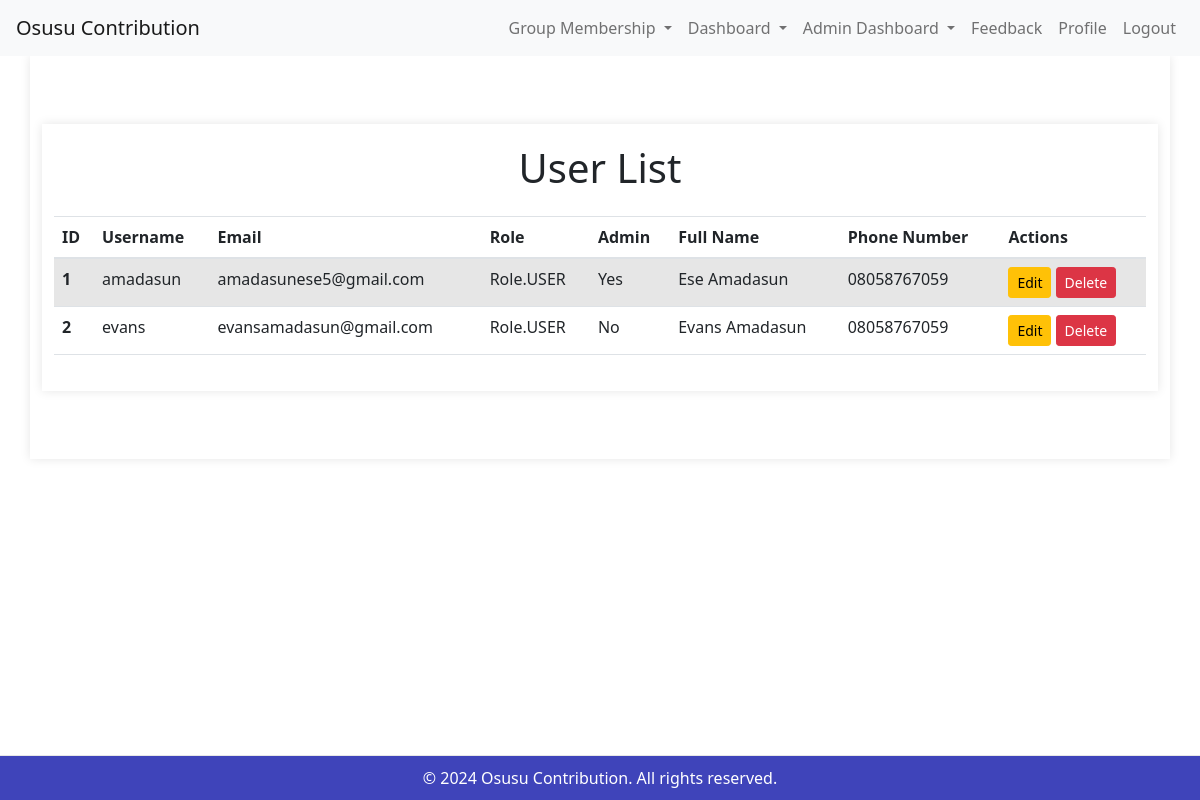
Screenshot of /users (signed in) with the database file from the repository.
### app/models.py (models this page shows, shortened)
class User(db.Model, UserMixin):
    id = db.Column(db.Integer, primary_key=True)
    username = db.Column(db.String(50), unique=True, nullable=False)
    email = db.Column(db.String(100), unique=True, nullable=False)
    hashed_password = db.Column(db.String(100), nullable=False)
    role = db.Column(db.Enum(Role), default=Role.USER)
    is_admin = db.Column(db.Boolean, default=False)
    fullname = db.Column(db.String(50), nullable=False)
    phonenumber = db.Column(db.String(20), nullable=True)
    groups = db.relationship('Group', secondary=group_members, back_populates='members')
    created_groups = db.relationship('Group', backref='creator', lazy=True, foreign_keys='Group.created_by')
    schedules = db.relationship('Schedule', backref='user', lazy=True)
    feedbacks = db.relationship('Feedback', backref='user', lazy=True)
    contributions = db.relationship('Contribution', back_populates='user')
    transactions = db.relationship('Transaction', backref='member', lazy=True)

### app/routes.py (the view)
@main.route('/users')
@login_required
def list_users():
    users = User.query.all()
    form = EditUserForm()
    return render_template('list_users.html',
                           users=users,
                           form=form)

### app/__init__.py (called while the page is built)
def create_app():
    app = Flask(__name__)
    app.config.from_object(Config)
    db.init_app(app)
    mail.init_app(app)
    csrf.init_app(app)
    migrate.init_app(app, db)
    login_manager = LoginManager()
    login_manager.login_view = 'main.login'
    login_manager.init_app(app)
    from .models import User, Role
    from app.routes import main
    app.register_blueprint(main)
    @login_manager.user_loader
    def load_user(user_id):
        return User.query.get(int(user_id))
    from .models import Group, Schedule, Feedback
    with app.app_context():
        db.create_all()
    return app

### app/templates/list_users.html (shortened to what this page needs)
{% extends 'base.html' %}
{% block content %}
<div class="container my-5">
    <h1 class="text-center mb-4">User List</h1>
    <div class="table-responsive">
        <table class="table table-striped">
            <thead>
                <tr>
                    <th scope="col">ID</th>
                    <th scope="col">Username</th>
                    <th scope="col">Email</th>
                    <th scope="col">Role</th>
                    <th scope="col">Admin</th>
                    <th scope="col">Full Name</th>
                    <th scope="col">Phone Number</th>
                    <th scope="col">Actions</th>
                </tr>
            </thead>
            <tbody>
                {% for user in users %}
                <tr>
                    <th scope="row">{{ user.id }}</th>
                    <td>{{ user.username }}</td>
                    <td>{{ user.email }}</td>
                    <td>{{ user.role }}</td>
                    <td>{{ 'Yes' if user.is_admin else 'No' }}</td>
                    <td>{{ user.fullname }}</td>
                    <td>{{ user.phonenumber or 'N/A' }}</td>
                    <td>
                        <a href="{{ url_for('main.edit_user', user_id=user.id) }}" class="btn btn-sm btn-warning">Edit</a>
                        <form method="POST" action="{{ url_for('main.delete_user', user_id=user.id) }}" style="display:inline;">
                            <button type="submit" class="btn btn-sm btn-danger" onclick="return confirm('Are you sure you want to delete this user?');">Delete</button>
                        </form>
                    </td>
                </tr>
                {% endfor %}
            </tbody>
        </table>
    </div>
</div>
{% endblock %}

### app/templates/base.html (shortened to what this page needs)
<!DOCTYPE html>
<html lang="en">
<head>
    <link rel="stylesheet" href="{{ url_for('static', filename='css/style.css') }}">
    <link rel="stylesheet" href="https://stackpath.bootstrapcdn.com/bootstrap/4.5.2/css/bootstrap.min.css">
    <link href="https://cdn.jsdelivr.net/npm/bootstrap@5.1.3/dist/css/bootstrap.min.css" rel="stylesheet">
</head>
<body>
    {% include 'navigation.html' %}
    <div class="container">
        {% block content %}
        {% endblock %}
    </div>
    <footer>
        <p>© 2024 Osusu Contribution. All rights reserved.</p>
    </footer>
</body>
</html>

### app/templates/navigation.html (shortened to what this page needs)
<nav class="navbar navbar-expand-lg navbar-light bg-light">
    <a class="navbar-brand" href="{{ url_for('main.index') }}">Osusu Contribution</a>
    <div class="collapse navbar-collapse" id="navbarNav">
        <ul class="navbar-nav ml-auto">
            {% if current_user.is_authenticated %}
                <li class="nav-item dropdown">
                    <a class="nav-link dropdown-toggle" href="#" id="groupMembershipDropdown" role="button" data-toggle="dropdown" aria-haspopup="true" aria-expanded="false">
                        Group Membership
                    </a>
                </li>
                <li class="nav-item dropdown">
                    <a class="nav-link dropdown-toggle" href="#" id="dashboardDropdown" role="button" data-toggle="dropdown" aria-haspopup="true" aria-expanded="false">
                        Dashboard
                    </a>
                </li>
                {% if current_user.is_admin %}
                    <li class="nav-item dropdown">
                        <a class="nav-link dropdown-toggle" href="#" id="adminDashboardDropdown" role="button" data-toggle="dropdown" aria-haspopup="true" aria-expanded="false">
                            Admin Dashboard
                        </a>
                    </li>
                {% endif %}
                <li class="nav-item">
                    <a class="nav-link" href="{{ url_for('main.submit_feedback') }}">Feedback</a>
                </li>
                <li class="nav-item">
                    <a class="nav-link" href="{{ url_for('main.profile') }}">Profile</a>
                </li>
                <li class="nav-item">
                    <a class="nav-link" href="{{ url_for('main.logout') }}">Logout</a>
                </li>
            {% endif %}
        </ul>
    </div>
</nav>

### app/static/css/style.css (style rules this page uses)
body { font-family: 'Roboto', sans-serif; margin: 0; padding: 0; box-sizing: border-box; background-color: #f4f4f9; color: #333; }
nav { background-color: #4CAF50; padding: 1em 0; }
.container { max-width: 1200px; margin: 2em auto; padding: 1em; background-color: #fff; box-shadow: 0 0 10px rgba(0, 0, 0, 0.1); }
footer { text-align: center; padding: 1em 0; padding: 10px; background-color: #343a40; color: #fff; position: absolute; position: fixed; bottom: 0; width: 100%; left: 0; border-top: 1px solid #e7e7e7; background: #3f44ba; }
footer p { margin: 0; }
.container { max-width: 1000px; margin: 0 auto; padding: 20px; }
.btn-primary, .btn-success, .btn-danger { border-radius: 50px; }
.btn-sm { font-size: 0.8rem; }
h1, h2 { font-weight: bold; }

### rows the page displays
User: id "1", username "amadasun", email "amadasunese5@gmail.com", role "Role.USER", is_admin "Yes", fullname "Ese Amadasun", phonenumber "08058767059"
User: id "2", username "evans", email "evansamadasun@gmail.com", role "Role.USER", is_admin "No", fullname "Evans Amadasun", phonenumber "08058767059"
